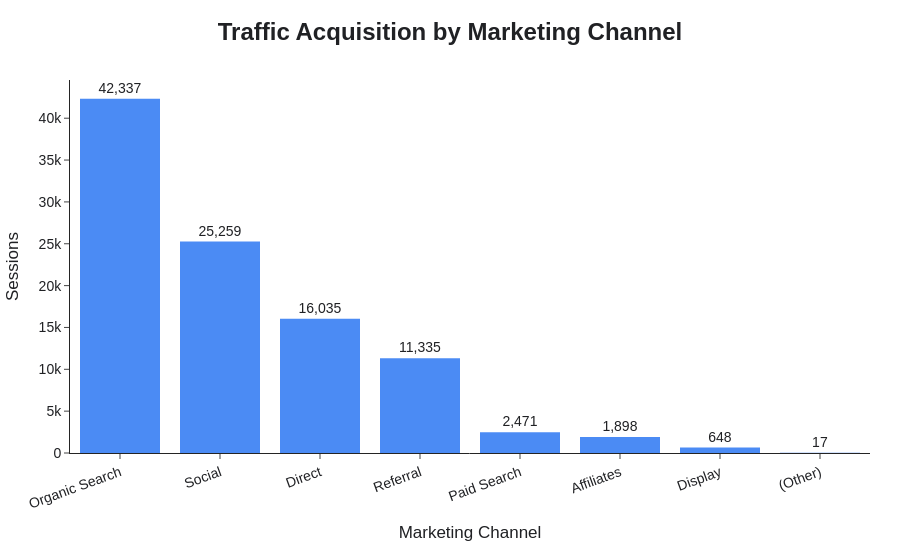

Here is the notebook cell this chart was saved with:
### Code cell
# =====================================================
# Professional Executive Bar Chart
# =====================================================

fig = px.bar(
    traffic_channel,
    x="channelGrouping",
    y="Sessions",
    text="Sessions",
    title="<b>Traffic Acquisition by Marketing Channel</b>",
    color_discrete_sequence=["#4285F4"]   # Google Blue
)

fig.update_traces(
    texttemplate="%{text:,.0f}",
    textposition="outside",
    marker_line_width=0,
    marker_opacity=0.95,
    hovertemplate=
    "<b>%{x}</b><br>" +
    "Sessions: %{y:,}<extra></extra>"
)

fig.update_layout(

    template="simple_white",

    title=dict(
        x=0.5,
        font=dict(size=24)
    ),

    font=dict(
        family="Arial",
        size=14,
        color="#202124"
    ),

    plot_bgcolor="white",
    paper_bgcolor="white",

    xaxis=dict(
        title="Marketing Channel",
        showgrid=False,
        tickangle=-20
    ),

    yaxis=dict(
        title="Sessions",
        gridcolor="#E8EAED",
        zeroline=False
    ),

    showlegend=False,

    margin=dict(
        t=80,
        l=70,
        r=30,
        b=70
    ),

    height=550
)

fig.show()

### Figure 1 — Plotly figure (JSON) as saved in the notebook; plotly's stock layout.template omitted (floating-point values rounded to 4 significant figures)
{"data": [{"hovertemplate": "<b>%{x}</b><br>Sessions: %{y:,}<extra></extra>", "legendgroup": "", "marker": {"color": "#4285F4", "line": {"width": 0}, "opacity": 0.95, "pattern": {"shape": ""}}, "name": "", "orientation": "v", "showlegend": false, "text": [42340.0, 25260.0, 16040.0, 11340.0, 2471.0, 1898.0, 648.0, 17.0], "textposition": "outside", "texttemplate": "%{text:,.0f}", "type": "bar", "x": ["Organic Search", "Social", "Direct", "Referral", "Paid Search", "Affiliates", "Display", "(Other)"], "xaxis": "x", "y": [42337, 25259, 16035, 11335, 2471, 1898, 648, 17], "yaxis": "y"}], "layout": {"barmode": "relative", "font": {"color": "#202124", "family": "Arial", "size": 14}, "height": 550, "legend": {"tracegroupgap": 0}, "margin": {"b": 70, "l": 70, "r": 30, "t": 80}, "paper_bgcolor": "white", "plot_bgcolor": "white", "showlegend": false, "title": {"font": {"size": 24}, "text": "<b>Traffic Acquisition by Marketing Channel</b>", "x": 0.5}, "xaxis": {"anchor": "y", "domain": [0, 1], "showgrid": false, "tickangle": -20, "title": {"text": "Marketing Channel"}}, "yaxis": {"anchor": "x", "domain": [0, 1], "gridcolor": "#E8EAED", "title": {"text": "Sessions"}, "zeroline": false}}}
